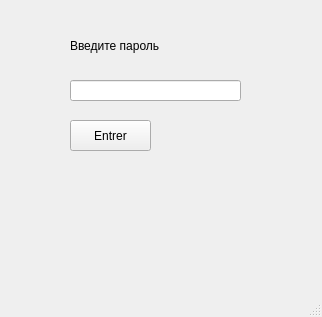
<?xml version="1.0" encoding="UTF-8"?>
<ui version="4.0">
 <class>PasswordEnter</class>
 <widget class="QMainWindow" name="PasswordEnter">
  <property name="geometry">
   <rect>
    <x>0</x>
    <y>0</y>
    <width>322</width>
    <height>317</height>
   </rect>
  </property>
  <property name="windowTitle">
   <string>MainWindow</string>
  </property>
  <widget class="QWidget" name="centralwidget">
   <widget class="QLineEdit" name="lineEdit">
    <property name="geometry">
     <rect>
      <x>70</x>
      <y>80</y>
      <width>171</width>
      <height>21</height>
     </rect>
    </property>
   </widget>
   <widget class="QLabel" name="label">
    <property name="geometry">
     <rect>
      <x>70</x>
      <y>30</y>
      <width>91</width>
      <height>31</height>
     </rect>
    </property>
    <property name="text">
     <string>Введите пароль</string>
    </property>
   </widget>
   <widget class="QPushButton" name="pushButton">
    <property name="geometry">
     <rect>
      <x>70</x>
      <y>120</y>
      <width>81</width>
      <height>31</height>
     </rect>
    </property>
    <property name="text">
     <string>Entrer</string>
    </property>
   </widget>
  </widget>
  <widget class="QMenuBar" name="menubar">
   <property name="geometry">
    <rect>
     <x>0</x>
     <y>0</y>
     <width>322</width>
     <height>21</height>
    </rect>
   </property>
  </widget>
  <widget class="QStatusBar" name="statusbar"/>
 </widget>
 <resources/>
 <connections/>
</ui>
